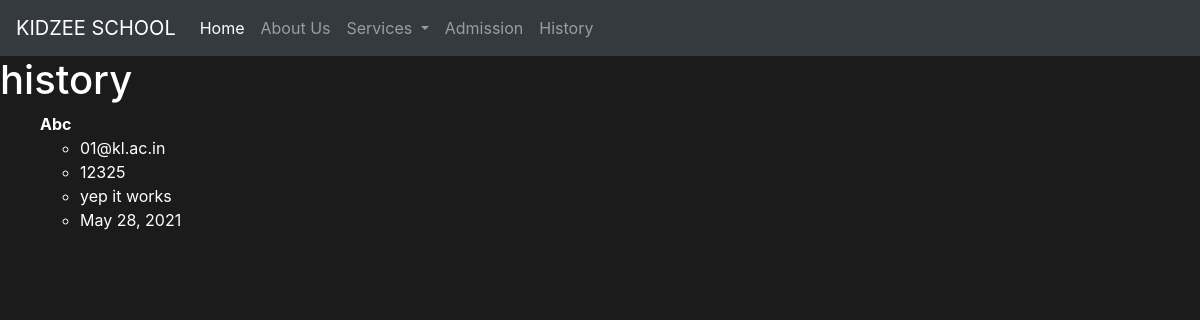
The page /content on the database as committed earlier.
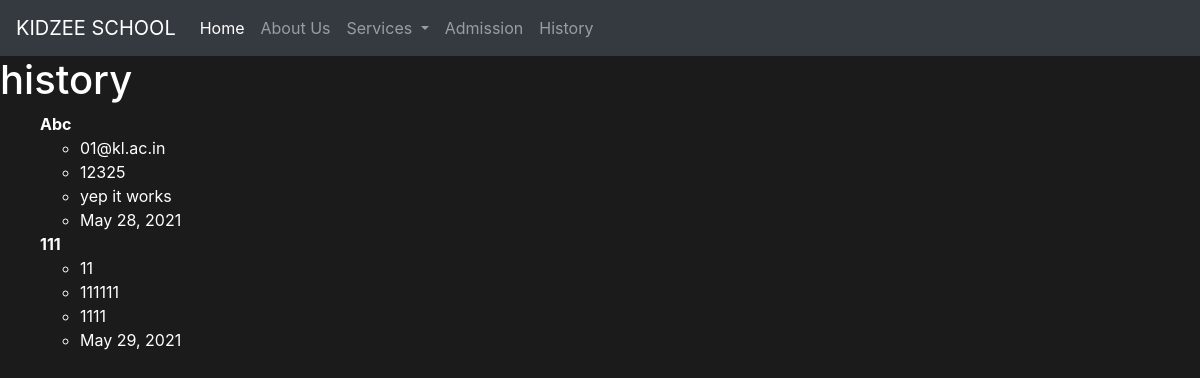
The same page on the database as committed later.
### home/models.py (models this page shows)
class Contact(models.Model):
    name = models.CharField(max_length=122)
    email = models.CharField(max_length=122)
    phone = models.CharField(max_length=12)
    desc = models.TextField()
    date = models.DateField()
    def __str__(self):
        return self.name

### home/views.py (the view)
# urls.py: path("content", views.all_events, name='content'),
def all_events(request):
    contact_list=Contact.objects.all()
    return render(request, 'content.html',{'contact_list':contact_list})

### templates/content.html (shortened to what this page needs)
{% extends 'base.html' %}
{% block body %}
<font color="white">
<h1>history</h1>
<ul>
{% for event in contact_list %}
    <strong> {{event}}</strong>
    <ul>
        <li>{{event.email}}</li>
        <li>{{event.phone}}</li>
        <li>{{event.desc}}</li>
        <li>{{event.date}}</li>
    </ul>
{% endfor%}
</ul>
</font>
{% endblock body %}

### templates/base.html (shortened to what this page needs)
<!doctype html>
<html lang="en">
  <head>
    <body style="background-color:rgb(27, 27, 27);">
    <link rel="stylesheet" href="https://stackpath.bootstrapcdn.com/bootstrap/4.4.1/css/bootstrap.min.css">
  </head>
  <body>
<nav class="navbar navbar-expand-lg navbar-dark bg-dark">
  <a class="navbar-brand" href="#">KIDZEE SCHOOL</a>
  <div class="collapse navbar-collapse" id="navbarSupportedContent">
    <ul class="navbar-nav mr-auto">
      <li class="nav-item active">
        <a class="nav-link" href="/">Home <span class="sr-only">(current)</span></a>
      </li>
      <li class="nav-item">
        <a class="nav-link" href="/about">About Us</a>
      </li>
      <li class="nav-item dropdown">
        <a class="nav-link dropdown-toggle" href="/services" id="navbarDropdown" role="button" data-toggle="dropdown" aria-haspopup="true" aria-expanded="false">
          Services
        </a>
      </li>
      <li class="nav-item">
        <a class="nav-link" href="/contact">Admission</a>
      </li>
      <li class="nav-item">
        <a class="nav-link" href="/content">History</a>
      </li>
    </ul>
  </div>
</nav>
{% block body %} {% endblock body %}
  </body>
</html>

Rows that differ between the two databases and show on the page:
added Contact: name "111", email "11", phone "111111", desc "1111", date "May 29, 2021"
